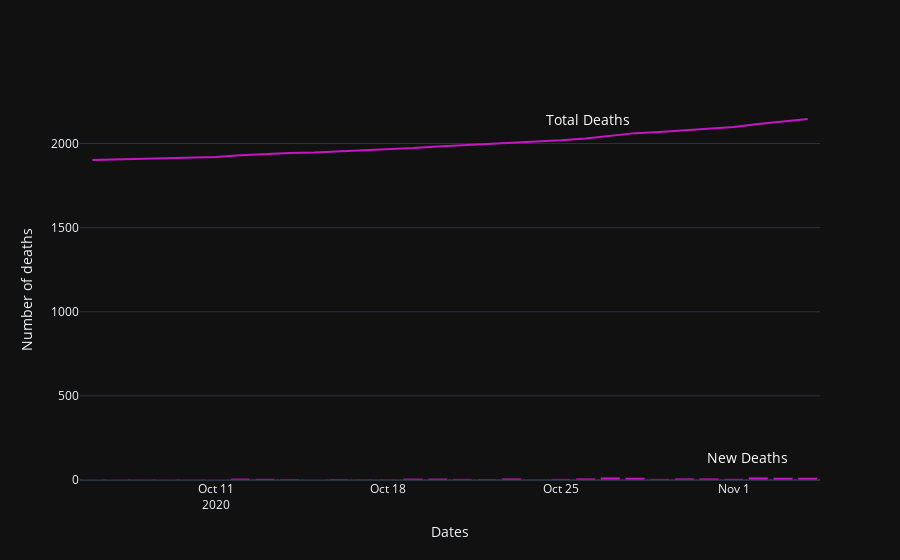

The notebook cell this image was saved under:
### Code cell
covid_deaths(all_df[select_df],last_days)

### Figure 1 — Plotly figure (JSON) as saved in the notebook; plotly's stock layout.template omitted (floating-point values rounded to 4 significant figures)
{"data": [{"line": {"color": "#C616C4"}, "mode": "lines", "showlegend": false, "type": "scatter", "x": ["2020-10-06", "2020-10-07", "2020-10-08", "2020-10-09", "2020-10-10", "2020-10-11", "2020-10-12", "2020-10-13", "2020-10-14", "2020-10-15", "2020-10-16", "2020-10-17", "2020-10-18", "2020-10-19", "2020-10-20", "2020-10-21", "2020-10-22", "2020-10-23", "2020-10-24", "2020-10-25", "2020-10-26", "2020-10-27", "2020-10-28", "2020-10-29", "2020-10-30", "2020-10-31", "2020-11-01", "2020-11-02", "2020-11-03", "2020-11-04"], "y": [1903, 1906, 1910, 1913, 1917, 1920, 1930, 1938, 1944, 1947, 1953, 1958, 1963, 1973, 1983, 1990, 1996, 2007, 2012, 2019, 2030, 2047, 2062, 2069, 2080, 2091, 2099, 2116, 2131, 2146]}, {"marker": {"color": "#C616C4"}, "showlegend": false, "type": "bar", "x": ["2020-10-06", "2020-10-07", "2020-10-08", "2020-10-09", "2020-10-10", "2020-10-11", "2020-10-12", "2020-10-13", "2020-10-14", "2020-10-15", "2020-10-16", "2020-10-17", "2020-10-18", "2020-10-19", "2020-10-20", "2020-10-21", "2020-10-22", "2020-10-23", "2020-10-24", "2020-10-25", "2020-10-26", "2020-10-27", "2020-10-28", "2020-10-29", "2020-10-30", "2020-10-31", "2020-11-01", "2020-11-02", "2020-11-03", "2020-11-04"], "y": [2, 3, 4, 3, 4, 3, 10, 8, 6, 3, 6, 5, 5, 10, 10, 7, 6, 11, 5, 7, 11, 17, 15, 7, 11, 11, 8, 17, 15, 15]}], "layout": {"annotations": [{"font": {"color": "#ffffff", "size": 14}, "showarrow": false, "text": "Total Deaths", "x": "2020-11-04", "xshift": -220, "y": 2146}, {"font": {"color": "#ffffff", "size": 14}, "showarrow": false, "text": "New Deaths", "x": "2020-11-04", "xshift": -60, "y": 15, "yshift": 20}], "autosize": true, "xaxis": {"autorange": true, "range": ["2020-10-05 12:00", "2020-11-04 12:00"], "title": {"text": "Dates"}, "type": "date"}, "yaxis": {"autorange": true, "range": [0, 2259.0], "title": {"text": "Number of deaths"}, "type": "linear"}}}
